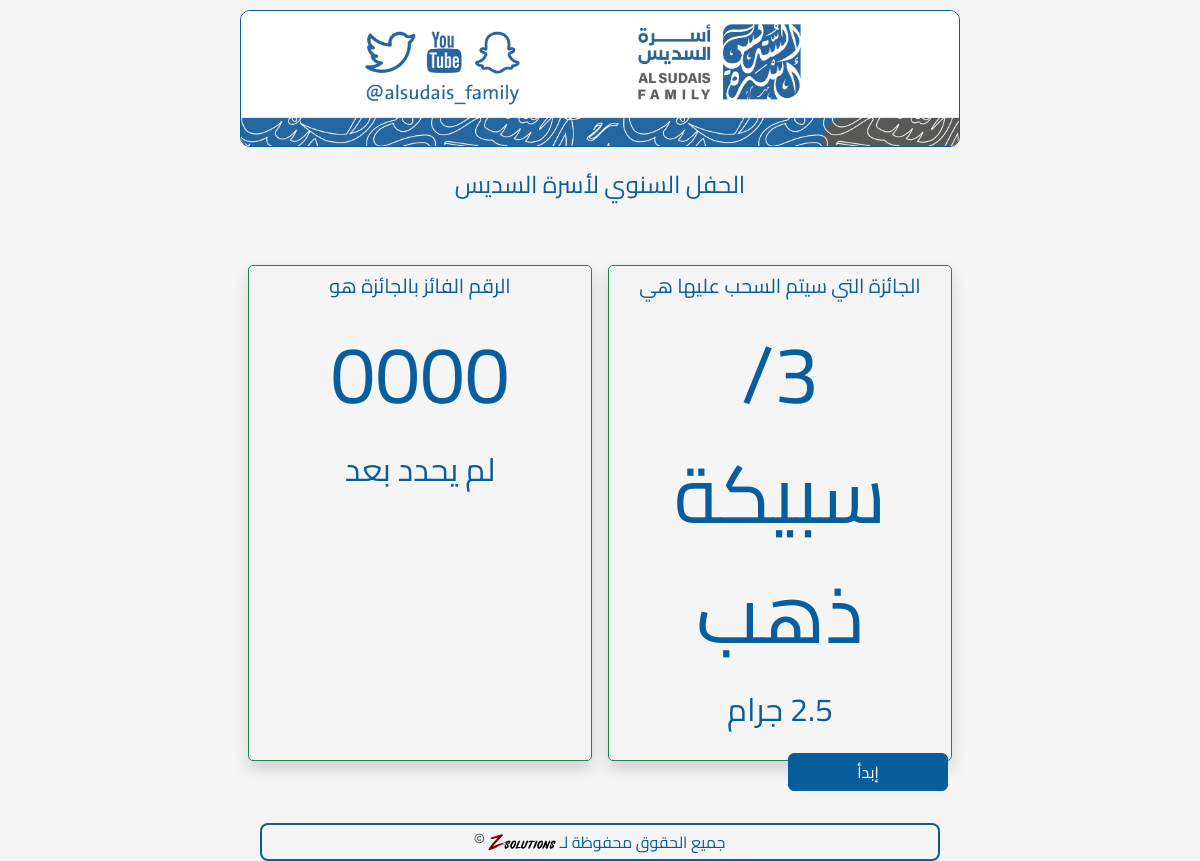
The app's page /withdraw_prize, older data.
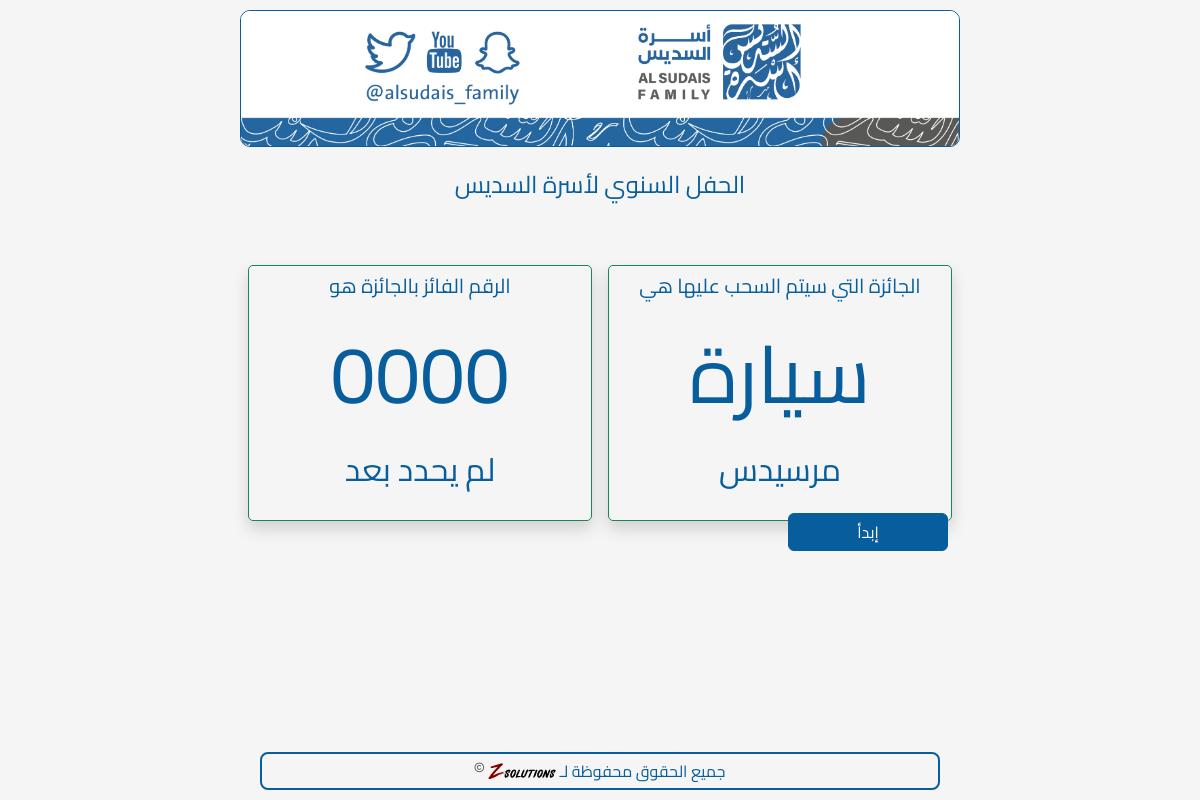
The same page, newer data.
### app.py (models this page shows, shortened)
class Prize(db.Model):
    __tablename__ = "prize"
    id = db.Column(db.Integer, primary_key=True)
    name = db.Column(db.String(100), nullable=False)
    description = db.Column(db.Text)
    guest_registration_number = db.Column(db.String(4))
    allowed_families = db.Column(db.String(100))
    allowed_age_range = db.Column(db.String(100))
    allowed_gender = db.Column(db.String(100))
    is_next = db.Column(db.Boolean, default=False)

### app.py (the view)
@app.route("/withdraw_prize", methods=["GET", "POST"])
def withdraw_prize():
    sel_prize = Prize.query.filter_by(
        is_next=True, guest_registration_number=None
    ).first()
    print("\n=== Withdrawal Debug Info ===")
    print(f"Selected Prize: {sel_prize.name if sel_prize else 'None'}")
    if sel_prize:
        print(f"Prize ID: {sel_prize.id}")
        print(f"Is Next: {sel_prize.is_next}")
        print(f"Guest Registration Number: {sel_prize.guest_registration_number}")
    return render_template("withdraw_prize.html", prize=sel_prize)

### app.py (called while the page is built)
@app.context_processor
def utility_processor():
    return {
        'min': min,
        'max': max  # Also adding max since we might need it
    }

### templates/withdraw_prize.html (shortened to what this page needs)
<!DOCTYPE html>
{% extends "base.html" %}
{% block content %}
<link rel="stylesheet" href="https://cdnjs.cloudflare.com/ajax/libs/odometer.js/0.4.7/themes/odometer-theme-default.css" />
<div class="row">
  <div class="col p-0 m-0">
    <div id="prize_box" class="border border-success p-2 m-2 font-weight-bold shadow text-center" style="border-radius: 5px; height: 100%;">
      <h5>الجائزة التي سيتم السحب عليها هي</h5>
      <div class=" p-2 m-2" style="font-size: 5em;">{%if prize.name%}{{prize.name}}{%else%}----{%endif%}</div>
      <h2>{%if prize.description%}{{prize.description}}{%else%}لم تحدد بعد{%endif%}</h2>
    </div>
  </div>
  <div class="col p-0 m-0">
    <div id="regno_box" class="border border-success p-2 m-2 font-weight-bold shadow text-center" style="border-radius: 5px; height: 100%;">
      <h5>الرقم الفائز بالجائزة هو</h5>
      <div class="regno-odometer p-2 m-2" style="font-size: 5em; direction:ltr">0000</div>
      <h2 id="winner_name_box">لم يحدد بعد</h2>
    </div>
  </div>
</div>
<div class="row">
  <div class="col text-right">
      <button class="btn btn-primary" id="startButton" style="z-index: 9999; width: 10em;">إبدأ</button>
  </div>
  <div class="col text-left">
  </div>
</div>
{% endblock %}

Row changes from the older to the newer data that the page shows:
removed Prize: name "3/ سبيكة ذهب", description "2.5 جرام"
now on this page (row edited): Prize: name "سيارة", description "مرسيدس"
